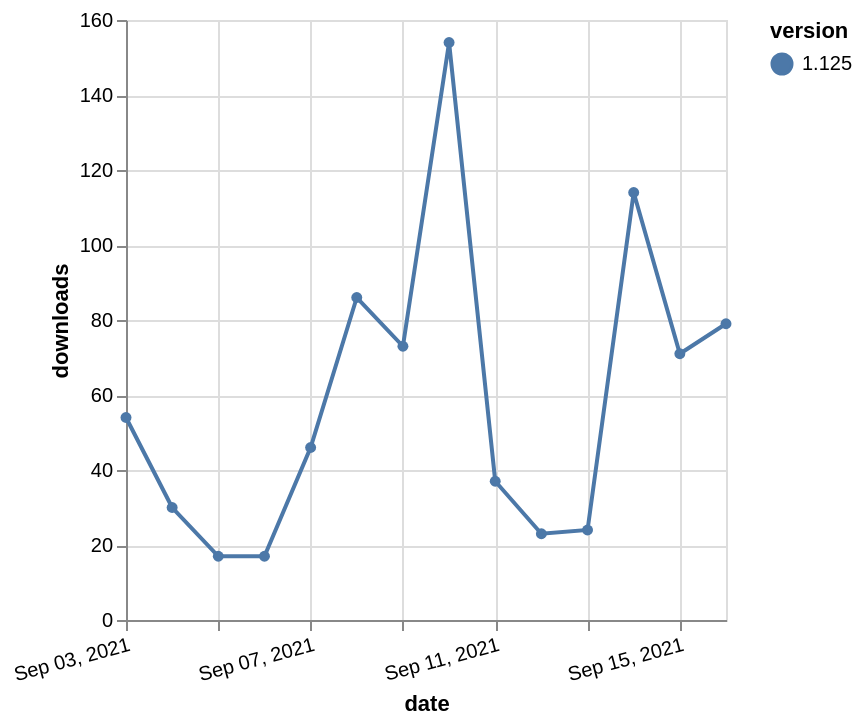

Write a Vega-Lite specification for this figure.
### Vega-Lite specification from a JSON file in a GitHub repository (floating-point values rounded to 4 significant figures)
{"$schema": "https://vega.github.io/schema/vega-lite/v5.json", "description": "A simple bar chart with embedded data.", "data": {"values": [{"date": "2021-09-03", "total": 78649, "delta": 54, "version": "1.125"}, {"date": "2021-09-04", "total": 78679, "delta": 30, "version": "1.125"}, {"date": "2021-09-05", "total": 78696, "delta": 17, "version": "1.125"}, {"date": "2021-09-06", "total": 78713, "delta": 17, "version": "1.125"}, {"date": "2021-09-07", "total": 78759, "delta": 46, "version": "1.125"}, {"date": "2021-09-08", "total": 78845, "delta": 86, "version": "1.125"}, {"date": "2021-09-09", "total": 78918, "delta": 73, "version": "1.125"}, {"date": "2021-09-10", "total": 79072, "delta": 154, "version": "1.125"}, {"date": "2021-09-11", "total": 79109, "delta": 37, "version": "1.125"}, {"date": "2021-09-12", "total": 79132, "delta": 23, "version": "1.125"}, {"date": "2021-09-13", "total": 79156, "delta": 24, "version": "1.125"}, {"date": "2021-09-14", "total": 79270, "delta": 114, "version": "1.125"}, {"date": "2021-09-15", "total": 79341, "delta": 71, "version": "1.125"}, {"date": "2021-09-16", "total": 79420, "delta": 79, "version": "1.125"}]}, "width": "container", "mark": {"type": "line", "point": {"filled": true}}, "encoding": {"x": {"field": "date", "type": "temporal", "timeUnit": "yearmonthdate", "title": "date", "axis": {"labelAngle": -15}}, "y": {"field": "delta", "type": "quantitative", "title": "downloads"}, "color": {"field": "version", "type": "nominal"}, "tooltip": {"field": "delta"}}}
